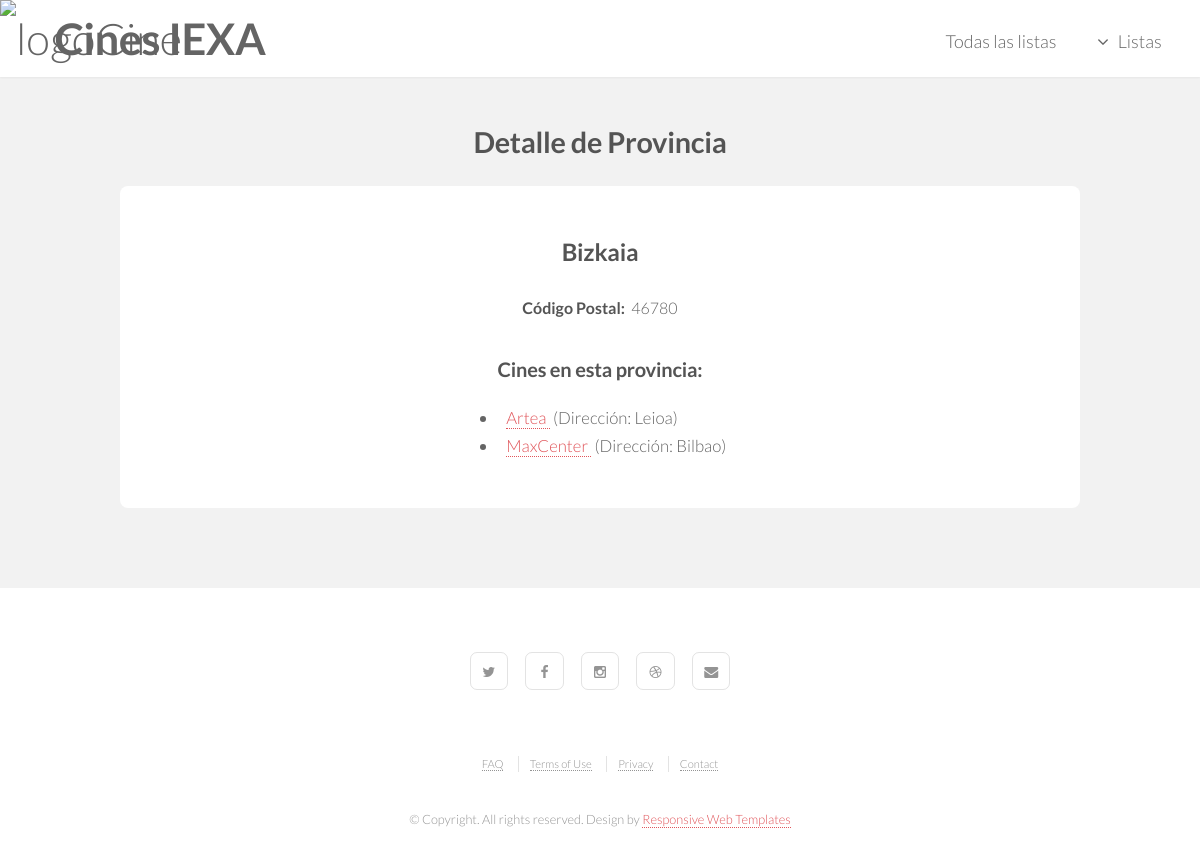
The page /appCine/detalle_provincia/1/ on the database its author committed.
### appCine/models.py (models this page shows, shortened)
class Provincia(models.Model):
    id_provincia = models.AutoField(primary_key=True)
    nombre_provincia = models.CharField(max_length=100)
    codigo_postal = models.CharField(max_length=10)

class Cine(models.Model):
    id_cine = models.AutoField(primary_key=True)
    nombre_cine = models.CharField(max_length=100)
    direccion = models.CharField(max_length=150)
    provincia = models.ForeignKey(Provincia, related_name='cines', on_delete=models.CASCADE)
    url_imagen = models.URLField(blank=True, null=True)

### appCine/views.py (the view)
# urls.py: path('detalle_provincia/<int:id_provincia>/', views.detalle_provincia, name='detalle_provincia'),
def detalle_provincia(request, id_provincia):
    provincia = get_object_or_404(Provincia, id_provincia=id_provincia)
    context = {'provincia': provincia}
    return render(request, 'detalle_provincia.html', context)

### appCine/templates/detalle_provincia.html
{% extends "base.html" %}
    {% block title %}
    <h1>Detalle de Provincia</h1>
    {% endblock %}
{% block content %}
    <h2 class="h2">{{ provincia.nombre_provincia }}</h2>
    <p><strong>Código Postal:&nbsp;</strong> {{ provincia.codigo_postal }}</p>
    <h3>Cines en esta provincia:</h3>
    {% if provincia.cines.all%}
        <ul class="listaUl">
            {% for cine in provincia.cines.all %}
                <li>
                    <a href="{% url 'detalle_cine' cine.id_cine %}">
                        {{ cine.nombre_cine }}
                    </a>
                    &nbsp;(Dirección: {{ cine.direccion }})
                </li>
            {% endfor %}
        </ul>
    {% else %}
        <p>No hay cines disponibles en esta provincia.</p>
    {% endif %}
{% endblock %}

### appCine/static/css/skel.css (style rules this page uses)
html,body,div,span,applet,object,iframe,h1,h2,h3,h4,h5,h6,p,blockquote,pre,a,abbr,acronym,address,big,cite,code,del,dfn,em,img,ins,kbd,q,s,samp,small,strike,strong,sub,sup,tt,var,b,u,i,center,dl,dt,dd,ol,ul,li,fieldset,form,label,legend,table,caption,tbody,tfoot,thead,tr,th,td,article,aside,canvas,details,embed,figure,figcaption,footer,header,hgroup,menu,nav,output,ruby,section,summary,time,mark,audio,video { margin:0;padding:0;border:0;font-size:100%;font:inherit;vertical-align:baseline; }
body { line-height:1; }
ol,ul { list-style:none; }
body { -webkit-text-size-adjust:none }
*, *:before, *:after { -moz-box-sizing: border-box; -webkit-box-sizing: border-box; box-sizing: border-box; }
body { min-width: 1200px; }

### appCine/static/css/header.css (style rules this page uses)
h1 { font-size: 180%; align-content: center; }
li { font-size: 70%; }
.listaUl { font-size: 150%; text-align: left; display: inline-block; }
.h2 { font-size: 150%; }

### appCine/static/css/style.css (style rules this page uses)
body { background: #fff; }
body, input, select, textarea { color: #646464; font-family: "Lato", Helvetica, sans-serif; font-size: 15pt; font-weight: 300; line-height: 1.75em; }
a { -moz-transition: color 0.2s ease-in-out, border-color 0.2s ease-in-out; -webkit-transition: color 0.2s ease-in-out, border-color 0.2s ease-in-out; -o-transition: color 0.2s ease-in-out, border-color 0.2s ease-in-out; -ms-transition: color 0.2s ease-in-out, border-color 0.2s ease-in-out; transition: color 0.2s ease-in-out, border-color 0.2s ease-in-out; color: #e0555a; text-decoration: none; border-bottom: dotted 1px; }
strong, b { color: #545454; font-weight: 700; }
p { margin: 0 0 2em 0; }
h1, h2, h3, h4, h5, h6 { color: #545454; font-weight: 700; line-height: 1em; margin: 0 0 1em 0; letter-spacing: -0.01em; }
h2 { font-size: 1.75em; line-height: 1.5em; }
h3 { font-size: 1.25em; line-height: 1.5em; }
ul { list-style: disc; margin: 0 0 2em 0; padding-left: 1em; }
ul li { padding-left: 0.5em; }
#main > .container > :last-child, #main > .container > :last-child > :last-child, #main > .container > :last-child > :last-child > :last-child { margin-bottom: 0; }

### appCine/static/css/style-xlarge.css (style rules this page uses)
body, input, select, textarea { font-size: 12pt; }

### appCine/static/css/style-large.css (style rules this page uses)
body, input, select, textarea { font-size: 11pt; }

### rows shown on the page
Provincia: nombre_provincia "Bizkaia", codigo_postal "46780"
Cine: nombre_cine "Artea", direccion "Leioa"
Cine: nombre_cine "MaxCenter", direccion "Bilbao"
